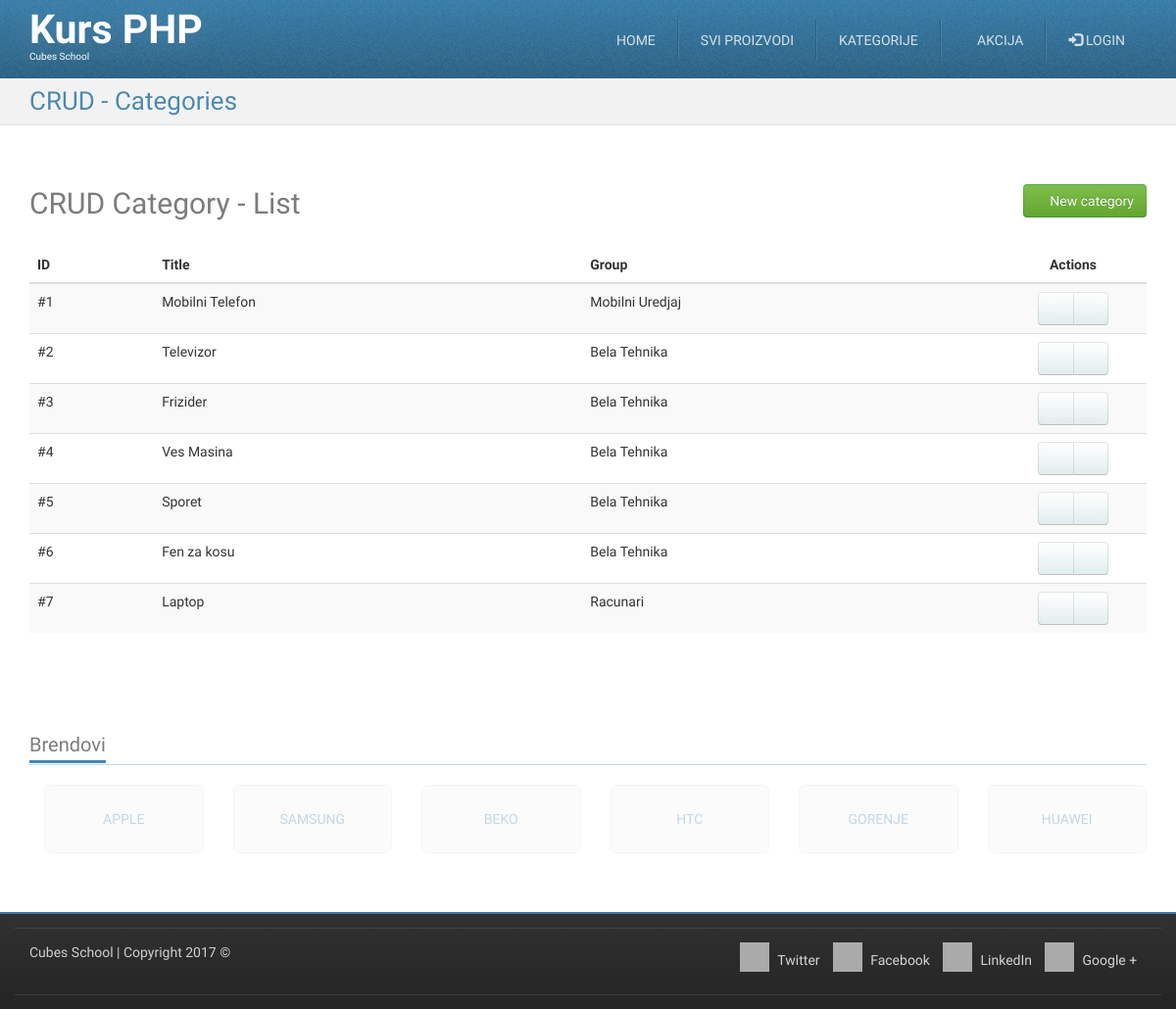
Page /crud-category-list.php on the committed database.
### tables this page shows
CREATE TABLE `categories` (
  `id` int(11) NOT NULL,
  `title` char(20) NOT NULL,
  `description` longtext NOT NULL,
  `group_id` int(11) NOT NULL
);

CREATE TABLE `groups` (
  `id` int(11) NOT NULL,
  `title` varchar(255) NOT NULL
);

### crud-category-list.php (called while the page is built, shortened)
<?php
require_once __DIR__ . '/models/m_categories.php';
$categories= categoriesFetchAll();
require_once __DIR__ . '/views/layout/header.php';
require_once __DIR__ . '/views/templates/t_crud-category-list.php';
require_once __DIR__ . '/views/layout/footer.php';

### models/m_users.php (called while the page is built, shortened)
<?php
function isUserLoggedIn() {
	if (empty($_SESSION['user_is_logged_in'])) {
		return false;
	}
	return true;
}

### models/m_categories.php (called while the page is built, shortened)
<?php
require_once __DIR__ . '/m_database.php';
function categoriesFetchAll() {
	$query = "SELECT `categories`.*, `groups`.`title` AS `group_title`"
                . " FROM `categories` "
                . "LEFT JOIN `groups` ON `categories`.`group_id`=`groups`.`id`";
	return dbFetchAll($query);
}

### models/m_database.php (called while the page is built, shortened)
<?php
function dbGetLink() {
    static $link;
    if(!isset($link)){
        $link = mysqli_connect('127.0.0.1', 'cubes', 'cubes', 'cubesphp');
    }
	return $link;
}
function dbQuery($query) {
	$link = dbGetLink();
	$result = mysqli_query($link, $query);
	return $result;
}
function dbFetchAll($query) {
	$result = dbQuery($query);
	return mysqli_fetch_all($result, MYSQLI_ASSOC);
}

### views/templates/t_crud-category-list.php (the view)
<div id="highlighted">
	<div class="container">
		<div class="header">
			<h2 class="page-title">
				<span>CRUD - Categories</span>
			</h2>
		</div>
	</div>
</div>
<div id="content">
	<div class="container portfolio">
		<div class="row">
			<div class="col-md-12">
				<h2>
					CRUD Category - List
					<a href="/crud-category-insert.php" class="pull-right btn btn-success">
						<i class="fa fa-plus-circle"></i>
						New category
					</a>
				</h2>
			</div>
		</div>
		<div class="row">
			<div class="col-md-12">
				<table class="table table-striped table-hover">
					<thead>
						<tr>
							<th>ID</th>
							<th>Title</th>
							<th>Group</th>
							<th class="actions text-center">Actions</th>
						</tr>
					</thead>
					<tbody>
						<?php foreach ($categories as $category) {?>
						<tr>
							<td>
								#<?php echo htmlspecialchars($category['id']);?>
							</td>
							<td>
								<?php echo htmlspecialchars($category['title']);?>
							</td>
							<td>
								<?php echo htmlspecialchars($category['group_title']);?>
							</td>
							<td class="text-center">
								<div class="btn-group">
									<a href="/crud-category-edit.php?id=<?php echo htmlspecialchars($category['id']);?>" class="btn btn-default"><i class="fa fa-pencil"></i></a>
									<a href="/crud-category-delete.php?id=<?php echo htmlspecialchars($category['id']);?>" class="btn btn-default"><i class="fa fa-trash"></i></a>
								</div>
							</td>
						</tr>
						<?php }?>
					</tbody>
				</table>
			</div>
		</div>
	</div>
</div>

### views/layout/header.php (shortened to what this page needs)
<?php require_once __DIR__ . '/../../models/m_users.php'; ?>
<!DOCTYPE html>
<html lang="en">
	<head>
		<link href="/skins/tema/plugins/bootstrap/dist/css/bootstrap.min.css" rel="stylesheet">
		<link href="/skins/tema/plugins/font-awesome/css/font-awesome.min.css" rel="stylesheet">
		<link href="/skins/tema/plugins/animate/animate.min.css" rel="stylesheet">
		<link href="/skins/tema/plugins/flexslider/flexslider.css" rel="stylesheet">
		<link href="/skins/tema/css/theme-style.css" rel="stylesheet">
		<link href="/skins/tema/css/custom-style.css" rel="stylesheet">
		<link href="/skins/tema/css/colour-blue.css" rel="stylesheet" id="colour-scheme">
	</head>
	<body class="has-navbar-fixed-top has-highlighted">
		<div id="navigation" class="wrapper">
			<div class="navbar navbar-fixed-top" id="top">
				<div class="navbar-inner">
					<div class="inner">
						<div class="container">
							<div class="navbar-header">
								<a class="navbar-brand" href="/" title="Home">
									<h1>
										Kurs PHP
									</h1>
									<span>Cubes School</span>
								</a>
							</div>
							<div class="collapse navbar-collapse">
								<ul class="nav navbar-right" id="main-menu">
									<li>
										<a href="/">Home</a>
									</li>
									<li>
										<a href="/products.php">Svi proizvodi</a>
									</li>
									<li class="dropdown">
										<a href="#" class="dropdown-toggle" data-toggle="dropdown">Kategorije</a>
									</li>
									<li>
										<a href="/sale.php"><i class="fa fa-star"></i> Akcija</a>
									</li>
									<?php if(!isUserLoggedIn()) {?>
									<li>
										<a href="/login.php"><i class="glyphicon glyphicon-log-in"></i> Login</a>
									</li>
									<?php } ?>
								</ul>
							</div>
						</div>
					</div>
				</div>
			</div>
		</div>

### views/layout/footer.php (shortened to what this page needs)
		<div id="content-below" class="wrapper">
			<div class="container">
				<div class="clients block">
					<h3 class="block-title">
						<span>Brendovi</span>
					</h3>
					<ul class="thumbnails list-unstyled row">
						<li class="col-sm-2">
							<a href="#" class="well well-lg text-uppercase text-justify">
								Apple
							</a>
						</li>
						<li class="col-sm-2">
							<a href="#" class="well well-lg text-uppercase text-justify">
								Samsung
							</a>
						</li>
						<li class="col-sm-2">
							<a href="#" class="well well-lg text-uppercase text-justify">
								Beko
							</a>
						</li>
						<li class="col-sm-2">
							<a href="#" class="well well-lg text-uppercase text-justify">
								HTC
							</a>
						</li>
						<li class="col-sm-2">
							<a href="#" class="well well-lg text-uppercase text-justify">
								Gorenje
							</a>
						</li>
						<li class="col-sm-2">
							<a href="#" class="well well-lg text-uppercase text-justify">
								Huawei
							</a>
						</li>
					</ul>
				</div>
			</div>
		</div>
		<footer id="footer">
			<div class="container">
				<div class="row">
					<div class="subfooter">
						<div class="col-md-5">
							<p><a href="http://school.cubes.rs/">Cubes School</a> | Copyright 2017 &copy;</p>
						</div>
						<div class="col-md-7 col social-media">
							<a href="#"><i class="fa fa-twitter"></i> Twitter</a>
							<a href="#"><i class="fa fa-facebook"></i> Facebook</a>
							<a href="#"><i class="fa fa-linkedin"></i> LinkedIn</a>
							<a href="#"><i class="fa fa-google-plus"></i> Google +</a>
						</div>
					</div>
				</div>
				<div class="row">
					<div class="subfooter">
					</div>
				</div>
			</div>
		</footer>
	</body>
</html>

### skins/tema/css/custom-style.css (style rules this page uses)
#footer { min-height: 40px; }
#footer .social-media { text-align: right; }
#footer .social-media a { display: inline-block; margin-right: 0.7em; }
table .actions { width: 150px; }

### skins/tema/css/colour-blue.css (style rules this page uses)
body a { color: #377ca8; text-decoration: none; }
body .navbar-inner { background-image: -webkit-linear-gradient(top, #377ca8 0%, #2a6082 100%); background-image: -o-linear-gradient(top, #377ca8 0%, #2a6082 100%); background-image: linear-gradient(to bottom, #377ca8 0%, #2a6082 100%); background-repeat: repeat-x; filter: progid:DXImageTransform.Microsoft.gradient(startColorstr='#ff377ca8', endColorstr='#ff2a6082', GradientType=0); border-top-color: #377ca8; border-bottom-color: #377ca8; }
body #navigation .navbar { color: #ffffff; }
body #navigation .navbar-inner { border-top-color: #377ca8; border-bottom-color: #377ca8; }
body #navigation ul#main-menu li { border-left-color: rgba(255, 255, 255, 0.1); border-right-color: #2a6082; }
body #highlighted { border-bottom-color: #e1e1e1; background-color: #f2f2f2; color: #377ca8; text-shadow: 1px 1px 1px #ffffff; }
body #footer { border-top-color: #377ca8; }
body .header .page-title { color: rgba(55, 124, 168, 0.9); }
body .block .block-title { border-bottom-color: rgba(55, 124, 168, 0.3); }
body .block .block-title span { border-bottom-color: #3d8abb; }

### rows in the picture
categories: id "1", title "Mobilni Telefon", group.title "Mobilni Uredjaj"
categories: id "2", title "Televizor", group.title "Bela Tehnika"
categories: id "3", title "Frizider", group.title "Bela Tehnika"
categories: id "4", title "Ves Masina", group.title "Bela Tehnika"
categories: id "5", title "Sporet", group.title "Bela Tehnika"
categories: id "6", title "Fen za kosu", group.title "Bela Tehnika"
categories: id "7", title "Laptop", group.title "Racunari"
